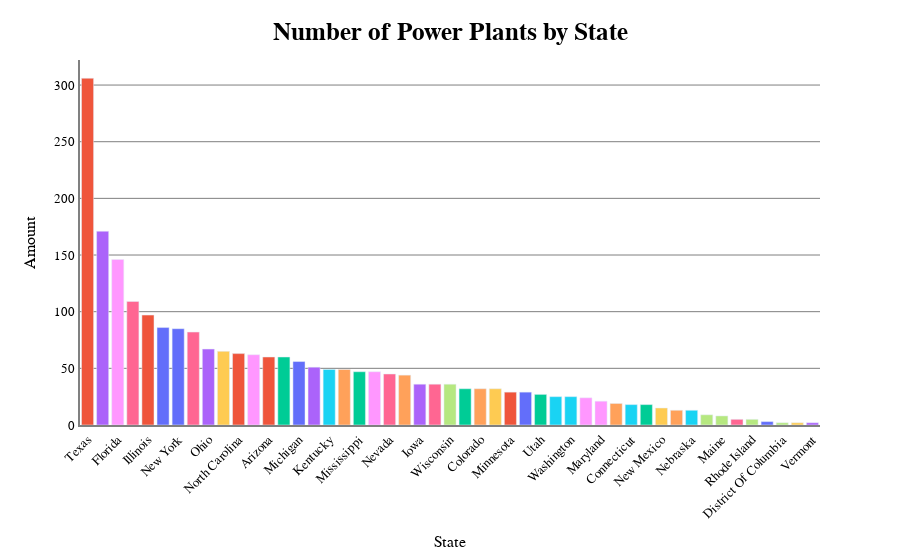

Source (notebook cell):
### Code cell
df1 = new_df.groupby(["region_name"]).count().reset_index()

bar_fig = px.bar(df1,
             y=new_df.groupby(["region_name"]).size(),
             x="region_name",
             color='region_name',
            labels ={
                "region_name": "State",
                "y": "Amount"
                 })

bar_fig.update_layout(showlegend=False)
bar_fig.update_layout(
    title={
        'text': "<b>Number of Power Plants by State<b>",
        'y':.96,
        'x':0.5,
        'xanchor': 'center',
        'yanchor': 'top'},
    font = dict(
        family="Courier New",
        size=13,
        color="Black"
    ),
    plot_bgcolor=graphcolor,
    paper_bgcolor=graphcolor,
    height = 800,
    title_font_family="Courier New",
    title_font_color="Black",
    title_font_size = 25


)

bar_fig.update_layout(xaxis={'categoryorder':'total descending'},xaxis_tickangle=-45)
bar_fig.update_yaxes(showgrid=True, gridwidth=1, gridcolor='gray')
bar_fig.update_xaxes(showline=True, linewidth=2, linecolor='gray')
bar_fig.update_yaxes(showline=True, linewidth=2, linecolor='gray')


bar_fig.show()

### Figure 1 — Plotly figure (JSON) as saved in the notebook; plotly's stock layout.template omitted (floating-point values rounded to 4 significant figures)
{"data": [{"alignmentgroup": "True", "hovertemplate": "State=%{x}<br>Amount=%{y}<extra></extra>", "legendgroup": "Alabama", "marker": {"color": "#636efa", "pattern": {"shape": ""}}, "name": "Alabama", "offsetgroup": "Alabama", "orientation": "v", "showlegend": true, "textposition": "auto", "type": "bar", "x": ["Alabama"], "xaxis": "x", "y": [86], "yaxis": "y"}, {"alignmentgroup": "True", "hovertemplate": "State=%{x}<br>Amount=%{y}<extra></extra>", "legendgroup": "Arizona", "marker": {"color": "#EF553B", "pattern": {"shape": ""}}, "name": "Arizona", "offsetgroup": "Arizona", "orientation": "v", "showlegend": true, "textposition": "auto", "type": "bar", "x": ["Arizona"], "xaxis": "x", "y": [60], "yaxis": "y"}, {"alignmentgroup": "True", "hovertemplate": "State=%{x}<br>Amount=%{y}<extra></extra>", "legendgroup": "Arkansas", "marker": {"color": "#00cc96", "pattern": {"shape": ""}}, "name": "Arkansas", "offsetgroup": "Arkansas", "orientation": "v", "showlegend": true, "textposition": "auto", "type": "bar", "x": ["Arkansas"], "xaxis": "x", "y": [32], "yaxis": "y"}, {"alignmentgroup": "True", "hovertemplate": "State=%{x}<br>Amount=%{y}<extra></extra>", "legendgroup": "California", "marker": {"color": "#ab63fa", "pattern": {"shape": ""}}, "name": "California", "offsetgroup": "California", "orientation": "v", "showlegend": true, "textposition": "auto", "type": "bar", "x": ["California"], "xaxis": "x", "y": [171], "yaxis": "y"}, {"alignmentgroup": "True", "hovertemplate": "State=%{x}<br>Amount=%{y}<extra></extra>", "legendgroup": "Colorado", "marker": {"color": "#FFA15A", "pattern": {"shape": ""}}, "name": "Colorado", "offsetgroup": "Colorado", "orientation": "v", "showlegend": true, "textposition": "auto", "type": "bar", "x": ["Colorado"], "xaxis": "x", "y": [32], "yaxis": "y"}, {"alignmentgroup": "True", "hovertemplate": "State=%{x}<br>Amount=%{y}<extra></extra>", "legendgroup": "Connecticut", "marker": {"color": "#19d3f3", "pattern": {"shape": ""}}, "name": "Connecticut", "offsetgroup": "Connecticut", "orientation": "v", "showlegend": true, "textposition": "auto", "type": "bar", "x": ["Connecticut"], "xaxis": "x", "y": [18], "yaxis": "y"}, {"alignmentgroup": "True", "hovertemplate": "State=%{x}<br>Amount=%{y}<extra></extra>", "legendgroup": "Delaware", "marker": {"color": "#FF6692", "pattern": {"shape": ""}}, "name": "Delaware", "offsetgroup": "Delaware", "orientation": "v", "showlegend": true, "textposition": "auto", "type": "bar", "x": ["Delaware"], "xaxis": "x", "y": [5], "yaxis": "y"}, {"alignmentgroup": "True", "hovertemplate": "State=%{x}<br>Amount=%{y}<extra></extra>", "legendgroup": "District Of Columbia", "marker": {"color": "#B6E880", "pattern": {"shape": ""}}, "name": "District Of Columbia", "offsetgroup": "District Of Columbia", "orientation": "v", "showlegend": true, "textposition": "auto", "type": "bar", "x": ["District Of Columbia"], "xaxis": "x", "y": [2], "yaxis": "y"}, {"alignmentgroup": "True", "hovertemplate": "State=%{x}<br>Amount=%{y}<extra></extra>", "legendgroup": "Florida", "marker": {"color": "#FF97FF", "pattern": {"shape": ""}}, "name": "Florida", "offsetgroup": "Florida", "orientation": "v", "showlegend": true, "textposition": "auto", "type": "bar", "x": ["Florida"], "xaxis": "x", "y": [146], "yaxis": "y"}, {"alignmentgroup": "True", "hovertemplate": "State=%{x}<br>Amount=%{y}<extra></extra>", "legendgroup": "Georgia", "marker": {"color": "#FECB52", "pattern": {"shape": ""}}, "name": "Georgia", "offsetgroup": "Georgia", "orientation": "v", "showlegend": true, "textposition": "auto", "type": "bar", "x": ["Georgia"], "xaxis": "x", "y": [65], "yaxis": "y"}, {"alignmentgroup": "True", "hovertemplate": "State=%{x}<br>Amount=%{y}<extra></extra>", "legendgroup": "Idaho", "marker": {"color": "#636efa", "pattern": {"shape": ""}}, "name": "Idaho", "offsetgroup": "Idaho", "orientation": "v", "showlegend": true, "textposition": "auto", "type": "bar", "x": ["Idaho"], "xaxis": "x", "y": [3], "yaxis": "y"}, {"alignmentgroup": "True", "hovertemplate": "State=%{x}<br>Amount=%{y}<extra></extra>", "legendgroup": "Illinois", "marker": {"color": "#EF553B", "pattern": {"shape": ""}}, "name": "Illinois", "offsetgroup": "Illinois", "orientation": "v", "showlegend": true, "textposition": "auto", "type": "bar", "x": ["Illinois"], "xaxis": "x", "y": [97], "yaxis": "y"}, {"alignmentgroup": "True", "hovertemplate": "State=%{x}<br>Amount=%{y}<extra></extra>", "legendgroup": "Indiana", "marker": {"color": "#00cc96", "pattern": {"shape": ""}}, "name": "Indiana", "offsetgroup": "Indiana", "orientation": "v", "showlegend": true, "textposition": "auto", "type": "bar", "x": ["Indiana"], "xaxis": "x", "y": [60], "yaxis": "y"}, {"alignmentgroup": "True", "hovertemplate": "State=%{x}<br>Amount=%{y}<extra></extra>", "legendgroup": "Iowa", "marker": {"color": "#ab63fa", "pattern": {"shape": ""}}, "name": "Iowa", "offsetgroup": "Iowa", "orientation": "v", "showlegend": true, "textposition": "auto", "type": "bar", "x": ["Iowa"], "xaxis": "x", "y": [36], "yaxis": "y"}, {"alignmentgroup": "True", "hovertemplate": "State=%{x}<br>Amount=%{y}<extra></extra>", "legendgroup": "Kansas", "marker": {"color": "#FFA15A", "pattern": {"shape": ""}}, "name": "Kansas", "offsetgroup": "Kansas", "orientation": "v", "showlegend": true, "textposition": "auto", "type": "bar", "x": ["Kansas"], "xaxis": "x", "y": [19], "yaxis": "y"}, {"alignmentgroup": "True", "hovertemplate": "State=%{x}<br>Amount=%{y}<extra></extra>", "legendgroup": "Kentucky", "marker": {"color": "#19d3f3", "pattern": {"shape": ""}}, "name": "Kentucky", "offsetgroup": "Kentucky", "orientation": "v", "showlegend": true, "textposition": "auto", "type": "bar", "x": ["Kentucky"], "xaxis": "x", "y": [49], "yaxis": "y"}, {"alignmentgroup": "True", "hovertemplate": "State=%{x}<br>Amount=%{y}<extra></extra>", "legendgroup": "Louisiana", "marker": {"color": "#FF6692", "pattern": {"shape": ""}}, "name": "Louisiana", "offsetgroup": "Louisiana", "orientation": "v", "showlegend": true, "textposition": "auto", "type": "bar", "x": ["Louisiana"], "xaxis": "x", "y": [82], "yaxis": "y"}, {"alignmentgroup": "True", "hovertemplate": "State=%{x}<br>Amount=%{y}<extra></extra>", "legendgroup": "Maine", "marker": {"color": "#B6E880", "pattern": {"shape": ""}}, "name": "Maine", "offsetgroup": "Maine", "orientation": "v", "showlegend": true, "textposition": "auto", "type": "bar", "x": ["Maine"], "xaxis": "x", "y": [8], "yaxis": "y"}, {"alignmentgroup": "True", "hovertemplate": "State=%{x}<br>Amount=%{y}<extra></extra>", "legendgroup": "Maryland", "marker": {"color": "#FF97FF", "pattern": {"shape": ""}}, "name": "Maryland", "offsetgroup": "Maryland", "orientation": "v", "showlegend": true, "textposition": "auto", "type": "bar", "x": ["Maryland"], "xaxis": "x", "y": [21], "yaxis": "y"}, {"alignmentgroup": "True", "hovertemplate": "State=%{x}<br>Amount=%{y}<extra></extra>", "legendgroup": "Massachusetts", "marker": {"color": "#FECB52", "pattern": {"shape": ""}}, "name": "Massachusetts", "offsetgroup": "Massachusetts", "orientation": "v", "showlegend": true, "textposition": "auto", "type": "bar", "x": ["Massachusetts"], "xaxis": "x", "y": [32], "yaxis": "y"}, {"alignmentgroup": "True", "hovertemplate": "State=%{x}<br>Amount=%{y}<extra></extra>", "legendgroup": "Michigan", "marker": {"color": "#636efa", "pattern": {"shape": ""}}, "name": "Michigan", "offsetgroup": "Michigan", "orientation": "v", "showlegend": true, "textposition": "auto", "type": "bar", "x": ["Michigan"], "xaxis": "x", "y": [56], "yaxis": "y"}, {"alignmentgroup": "True", "hovertemplate": "State=%{x}<br>Amount=%{y}<extra></extra>", "legendgroup": "Minnesota", "marker": {"color": "#EF553B", "pattern": {"shape": ""}}, "name": "Minnesota", "offsetgroup": "Minnesota", "orientation": "v", "showlegend": true, "textposition": "auto", "type": "bar", "x": ["Minnesota"], "xaxis": "x", "y": [29], "yaxis": "y"}, {"alignmentgroup": "True", "hovertemplate": "State=%{x}<br>Amount=%{y}<extra></extra>", "legendgroup": "Mississippi", "marker": {"color": "#00cc96", "pattern": {"shape": ""}}, "name": "Mississippi", "offsetgroup": "Mississippi", "orientation": "v", "showlegend": true, "textposition": "auto", "type": "bar", "x": ["Mississippi"], "xaxis": "x", "y": [47], "yaxis": "y"}, {"alignmentgroup": "True", "hovertemplate": "State=%{x}<br>Amount=%{y}<extra></extra>", "legendgroup": "Missouri", "marker": {"color": "#ab63fa", "pattern": {"shape": ""}}, "name": "Missouri", "offsetgroup": "Missouri", "orientation": "v", "showlegend": true, "textposition": "auto", "type": "bar", "x": ["Missouri"], "xaxis": "x", "y": [51], "yaxis": "y"}, {"alignmentgroup": "True", "hovertemplate": "State=%{x}<br>Amount=%{y}<extra></extra>", "legendgroup": "Montana", "marker": {"color": "#FFA15A", "pattern": {"shape": ""}}, "name": "Montana", "offsetgroup": "Montana", "orientation": "v", "showlegend": true, "textposition": "auto", "type": "bar", "x": ["Montana"], "xaxis": "x", "y": [13], "yaxis": "y"}, {"alignmentgroup": "True", "hovertemplate": "State=%{x}<br>Amount=%{y}<extra></extra>", "legendgroup": "Nebraska", "marker": {"color": "#19d3f3", "pattern": {"shape": ""}}, "name": "Nebraska", "offsetgroup": "Nebraska", "orientation": "v", "showlegend": true, "textposition": "auto", "type": "bar", "x": ["Nebraska"], "xaxis": "x", "y": [13], "yaxis": "y"}, {"alignmentgroup": "True", "hovertemplate": "State=%{x}<br>Amount=%{y}<extra></extra>", "legendgroup": "Nevada", "marker": {"color": "#FF6692", "pattern": {"shape": ""}}, "name": "Nevada", "offsetgroup": "Nevada", "orientation": "v", "showlegend": true, "textposition": "auto", "type": "bar", "x": ["Nevada"], "xaxis": "x", "y": [45], "yaxis": "y"}, {"alignmentgroup": "True", "hovertemplate": "State=%{x}<br>Amount=%{y}<extra></extra>", "legendgroup": "New Hampshire", "marker": {"color": "#B6E880", "pattern": {"shape": ""}}, "name": "New Hampshire", "offsetgroup": "New Hampshire", "orientation": "v", "showlegend": true, "textposition": "auto", "type": "bar", "x": ["New Hampshire"], "xaxis": "x", "y": [9], "yaxis": "y"}, {"alignmentgroup": "True", "hovertemplate": "State=%{x}<br>Amount=%{y}<extra></extra>", "legendgroup": "New Jersey", "marker": {"color": "#FF97FF", "pattern": {"shape": ""}}, "name": "New Jersey", "offsetgroup": "New Jersey", "orientation": "v", "showlegend": true, "textposition": "auto", "type": "bar", "x": ["New Jersey"], "xaxis": "x", "y": [62], "yaxis": "y"}, {"alignmentgroup": "True", "hovertemplate": "State=%{x}<br>Amount=%{y}<extra></extra>", "legendgroup": "New Mexico", "marker": {"color": "#FECB52", "pattern": {"shape": ""}}, "name": "New Mexico", "offsetgroup": "New Mexico", "orientation": "v", "showlegend": true, "textposition": "auto", "type": "bar", "x": ["New Mexico"], "xaxis": "x", "y": [15], "yaxis": "y"}, {"alignmentgroup": "True", "hovertemplate": "State=%{x}<br>Amount=%{y}<extra></extra>", "legendgroup": "New York", "marker": {"color": "#636efa", "pattern": {"shape": ""}}, "name": "New York", "offsetgroup": "New York", "orientation": "v", "showlegend": true, "textposition": "auto", "type": "bar", "x": ["New York"], "xaxis": "x", "y": [85], "yaxis": "y"}, {"alignmentgroup": "True", "hovertemplate": "State=%{x}<br>Amount=%{y}<extra></extra>", "legendgroup": "North Carolina", "marker": {"color": "#EF553B", "pattern": {"shape": ""}}, "name": "North Carolina", "offsetgroup": "North Carolina", "orientation": "v", "showlegend": true, "textposition": "auto", "type": "bar", "x": ["North Carolina"], "xaxis": "x", "y": [63], "yaxis": "y"}, {"alignmentgroup": "True", "hovertemplate": "State=%{x}<br>Amount=%{y}<extra></extra>", "legendgroup": "North Dakota", "marker": {"color": "#00cc96", "pattern": {"shape": ""}}, "name": "North Dakota", "offsetgroup": "North Dakota", "orientation": "v", "showlegend": true, "textposition": "auto", "type": "bar", "x": ["North Dakota"], "xaxis": "x", "y": [18], "yaxis": "y"}, {"alignmentgroup": "True", "hovertemplate": "State=%{x}<br>Amount=%{y}<extra></extra>", "legendgroup": "Ohio", "marker": {"color": "#ab63fa", "pattern": {"shape": ""}}, "name": "Ohio", "offsetgroup": "Ohio", "orientation": "v", "showlegend": true, "textposition": "auto", "type": "bar", "x": ["Ohio"], "xaxis": "x", "y": [67], "yaxis": "y"}, {"alignmentgroup": "True", "hovertemplate": "State=%{x}<br>Amount=%{y}<extra></extra>", "legendgroup": "Oklahoma", "marker": {"color": "#FFA15A", "pattern": {"shape": ""}}, "name": "Oklahoma", "offsetgroup": "Oklahoma", "orientation": "v", "showlegend": true, "textposition": "auto", "type": "bar", "x": ["Oklahoma"], "xaxis": "x", "y": [44], "yaxis": "y"}, {"alignmentgroup": "True", "hovertemplate": "State=%{x}<br>Amount=%{y}<extra></extra>", "legendgroup": "Oregon", "marker": {"color": "#19d3f3", "pattern": {"shape": ""}}, "name": "Oregon", "offsetgroup": "Oregon", "orientation": "v", "showlegend": true, "textposition": "auto", "type": "bar", "x": ["Oregon"], "xaxis": "x", "y": [25], "yaxis": "y"}, {"alignmentgroup": "True", "hovertemplate": "State=%{x}<br>Amount=%{y}<extra></extra>", "legendgroup": "Pennsylvania", "marker": {"color": "#FF6692", "pattern": {"shape": ""}}, "name": "Pennsylvania", "offsetgroup": "Pennsylvania", "orientation": "v", "showlegend": true, "textposition": "auto", "type": "bar", "x": ["Pennsylvania"], "xaxis": "x", "y": [109], "yaxis": "y"}, {"alignmentgroup": "True", "hovertemplate": "State=%{x}<br>Amount=%{y}<extra></extra>", "legendgroup": "Rhode Island", "marker": {"color": "#B6E880", "pattern": {"shape": ""}}, "name": "Rhode Island", "offsetgroup": "Rhode Island", "orientation": "v", "showlegend": true, "textposition": "auto", "type": "bar", "x": ["Rhode Island"], "xaxis": "x", "y": [5], "yaxis": "y"}, {"alignmentgroup": "True", "hovertemplate": "State=%{x}<br>Amount=%{y}<extra></extra>", "legendgroup": "South Carolina", "marker": {"color": "#FF97FF", "pattern": {"shape": ""}}, "name": "South Carolina", "offsetgroup": "South Carolina", "orientation": "v", "showlegend": true, "textposition": "auto", "type": "bar", "x": ["South Carolina"], "xaxis": "x", "y": [47], "yaxis": "y"}, {"alignmentgroup": "True", "hovertemplate": "State=%{x}<br>Amount=%{y}<extra></extra>", "legendgroup": "South Dakota", "marker": {"color": "#FECB52", "pattern": {"shape": ""}}, "name": "South Dakota", "offsetgroup": "South Dakota", "orientation": "v", "showlegend": true, "textposition": "auto", "type": "bar", "x": ["South Dakota"], "xaxis": "x", "y": [2], "yaxis": "y"}, {"alignmentgroup": "True", "hovertemplate": "State=%{x}<br>Amount=%{y}<extra></extra>", "legendgroup": "Tennessee", "marker": {"color": "#636efa", "pattern": {"shape": ""}}, "name": "Tennessee", "offsetgroup": "Tennessee", "orientation": "v", "showlegend": true, "textposition": "auto", "type": "bar", "x": ["Tennessee"], "xaxis": "x", "y": [29], "yaxis": "y"}, {"alignmentgroup": "True", "hovertemplate": "State=%{x}<br>Amount=%{y}<extra></extra>", "legendgroup": "Texas", "marker": {"color": "#EF553B", "pattern": {"shape": ""}}, "name": "Texas", "offsetgroup": "Texas", "orientation": "v", "showlegend": true, "textposition": "auto", "type": "bar", "x": ["Texas"], "xaxis": "x", "y": [306], "yaxis": "y"}, {"alignmentgroup": "True", "hovertemplate": "State=%{x}<br>Amount=%{y}<extra></extra>", "legendgroup": "Utah", "marker": {"color": "#00cc96", "pattern": {"shape": ""}}, "name": "Utah", "offsetgroup": "Utah", "orientation": "v", "showlegend": true, "textposition": "auto", "type": "bar", "x": ["Utah"], "xaxis": "x", "y": [27], "yaxis": "y"}, {"alignmentgroup": "True", "hovertemplate": "State=%{x}<br>Amount=%{y}<extra></extra>", "legendgroup": "Vermont", "marker": {"color": "#ab63fa", "pattern": {"shape": ""}}, "name": "Vermont", "offsetgroup": "Vermont", "orientation": "v", "showlegend": true, "textposition": "auto", "type": "bar", "x": ["Vermont"], "xaxis": "x", "y": [2], "yaxis": "y"}, {"alignmentgroup": "True", "hovertemplate": "State=%{x}<br>Amount=%{y}<extra></extra>", "legendgroup": "Virginia", "marker": {"color": "#FFA15A", "pattern": {"shape": ""}}, "name": "Virginia", "offsetgroup": "Virginia", "orientation": "v", "showlegend": true, "textposition": "auto", "type": "bar", "x": ["Virginia"], "xaxis": "x", "y": [49], "yaxis": "y"}, {"alignmentgroup": "True", "hovertemplate": "State=%{x}<br>Amount=%{y}<extra></extra>", "legendgroup": "Washington", "marker": {"color": "#19d3f3", "pattern": {"shape": ""}}, "name": "Washington", "offsetgroup": "Washington", "orientation": "v", "showlegend": true, "textposition": "auto", "type": "bar", "x": ["Washington"], "xaxis": "x", "y": [25], "yaxis": "y"}, {"alignmentgroup": "True", "hovertemplate": "State=%{x}<br>Amount=%{y}<extra></extra>", "legendgroup": "West Virginia", "marker": {"color": "#FF6692", "pattern": {"shape": ""}}, "name": "West Virginia", "offsetgroup": "West Virginia", "orientation": "v", "showlegend": true, "textposition": "auto", "type": "bar", "x": ["West Virginia"], "xaxis": "x", "y": [36], "yaxis": "y"}, {"alignmentgroup": "True", "hovertemplate": "State=%{x}<br>Amount=%{y}<extra></extra>", "legendgroup": "Wisconsin", "marker": {"color": "#B6E880", "pattern": {"shape": ""}}, "name": "Wisconsin", "offsetgroup": "Wisconsin", "orientation": "v", "showlegend": true, "textposition": "auto", "type": "bar", "x": ["Wisconsin"], "xaxis": "x", "y": [36], "yaxis": "y"}, {"alignmentgroup": "True", "hovertemplate": "State=%{x}<br>Amount=%{y}<extra></extra>", "legendgroup": "Wyoming", "marker": {"color": "#FF97FF", "pattern": {"shape": ""}}, "name": "Wyoming", "offsetgroup": "Wyoming", "orientation": "v", "showlegend": true, "textposition": "auto", "type": "bar", "x": ["Wyoming"], "xaxis": "x", "y": [24], "yaxis": "y"}], "layout": {"autosize": true, "barmode": "relative", "font": {"color": "Black", "family": "Courier New", "size": 13}, "legend": {"title": {"text": "State"}, "tracegroupgap": 0}, "margin": {"t": 60}, "paper_bgcolor": "#FFFFFF", "plot_bgcolor": "#FFFFFF", "showlegend": false, "title": {"font": {"color": "Black", "family": "Courier New", "size": 25}, "text": "<b>Number of Power Plants by State<b>", "x": 0.5, "xanchor": "center", "y": 0.96, "yanchor": "top"}, "xaxis": {"anchor": "y", "autorange": true, "categoryarray": ["Alabama", "Arizona", "Arkansas", "California", "Colorado", "Connecticut", "Delaware", "District Of Columbia", "Florida", "Georgia", "Idaho", "Illinois", "Indiana", "Iowa", "Kansas", "Kentucky", "Louisiana", "Maine", "Maryland", "Massachusetts", "Michigan", "Minnesota", "Mississippi", "Missouri", "Montana", "Nebraska", "Nevada", "New Hampshire", "New Jersey", "New Mexico", "New York", "North Carolina", "North Dakota", "Ohio", "Oklahoma", "Oregon", "Pennsylvania", "Rhode Island", "South Carolina", "South Dakota", "Tennessee", "Texas", "Utah", "Vermont", "Virginia", "Washington", "West Virginia", "Wisconsin", "Wyoming"], "categoryorder": "total descending", "domain": [0, 1], "linecolor": "gray", "linewidth": 2, "range": [-0.5, 48.5], "showline": true, "tickangle": -45, "title": {"text": "State"}, "type": "category"}, "yaxis": {"anchor": "x", "autorange": true, "domain": [0, 1], "gridcolor": "gray", "gridwidth": 1, "linecolor": "gray", "linewidth": 2, "range": [0, 322.1], "showgrid": true, "showline": true, "title": {"text": "Amount"}, "type": "linear"}}}
